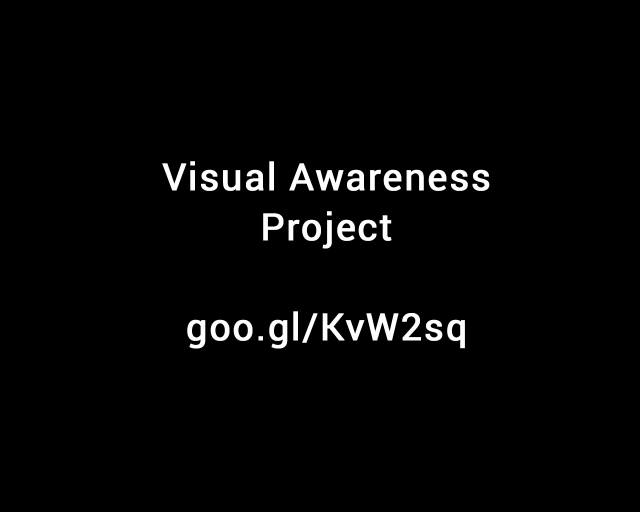
#> input picture pishow/src/cv/splash.jpg, 1280 x 1024 px (shown at 1/2 size)
$ python -i pishow-mog2-03.py   (imports and definitions only)
#> lines starting #> are read from the running program, lines starting #| are printed output that depends on the picture; after the words box and inside, x2 and y2 are one past the last pixel; in counts of white or black regions, pixels touching at a corner belong together
#> further down, picture is the input picture: shape (1024, 1280, 3); min 0, max 255, mean 5.8
#!/usr/bin/env python

# this one works on a smaller image, also blurs it a bit before differencing
# this is smoother (less salt and pepper noise) and perhaps faster due to the
# smaller size.  more importantly this is less sensitive to camera color space
# fluctuations

import math
import cv2
import pishow
import numpy

BLUR_SIZE = 11
RESIZE_FACTOR = 0.5
FGBG = cv2.createBackgroundSubtractorMOG2()

def callback(frame):
    gray = cv2.cvtColor(frame, cv2.COLOR_BGR2GRAY)
    gray_small = cv2.resize(gray, (0, 0), fx=RESIZE_FACTOR, fy=RESIZE_FACTOR)
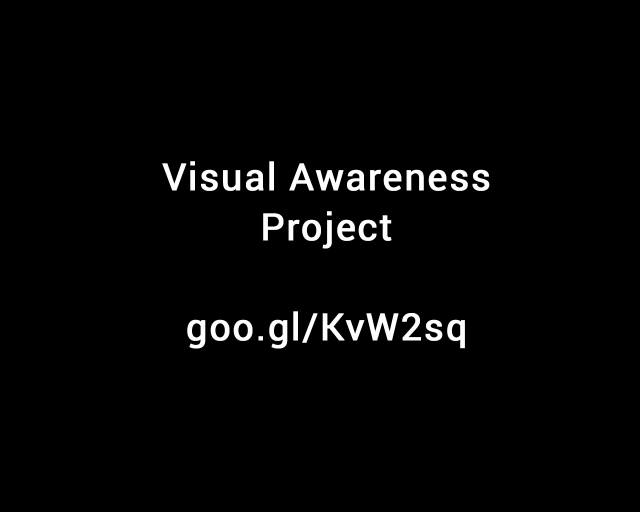
#> gray_small: shape (512, 640); min 0, max 255, mean 5.8
    gray_blurred = cv2.GaussianBlur(gray_small, (BLUR_SIZE, BLUR_SIZE), 0)
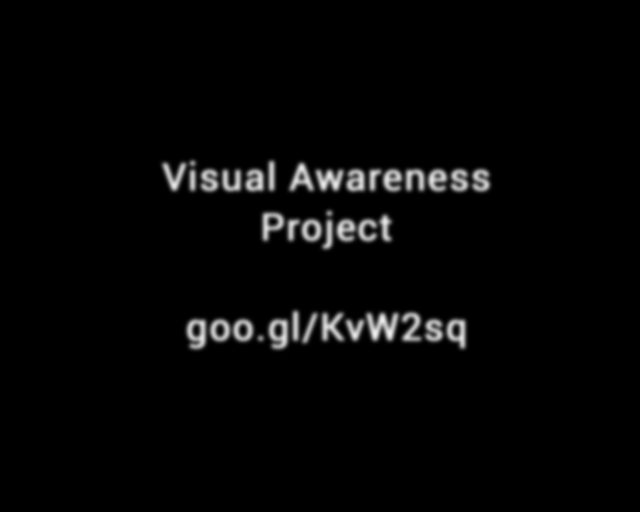
#> gray_blurred: shape (512, 640); min 0, max 238, mean 5.8
    min_val, max_val, min_loc, max_loc = cv2.minMaxLoc(gray_blurred)
#> min_val = 0; max_val = 238; min_loc = (0, 0); max_loc = (375, 333)
    gray_blurred = (gray_blurred-min_val)/(max_val-min_val)
    # mask = FGBG.apply(255*gray_blurred)
    return FGBG.apply(255*gray_blurred)
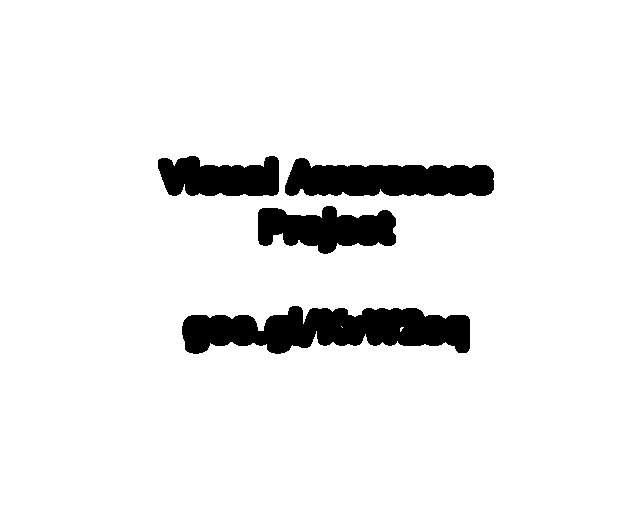
#> returned value: shape (512, 640); values 127 (black) and 255 (white), 92.7% white; 4 black regions, box (x1, y1, x2, y2) and area: (182, 306, 470, 354) 9440, (285, 158, 494, 196) 6115, (258, 206, 396, 254) 4438, (158, 156, 279, 196) 3831

# [2 lines not run here, left out]

>>> import cv2
>>> picture = cv2.imread('splash.jpg')
>>> result = callback(picture)
